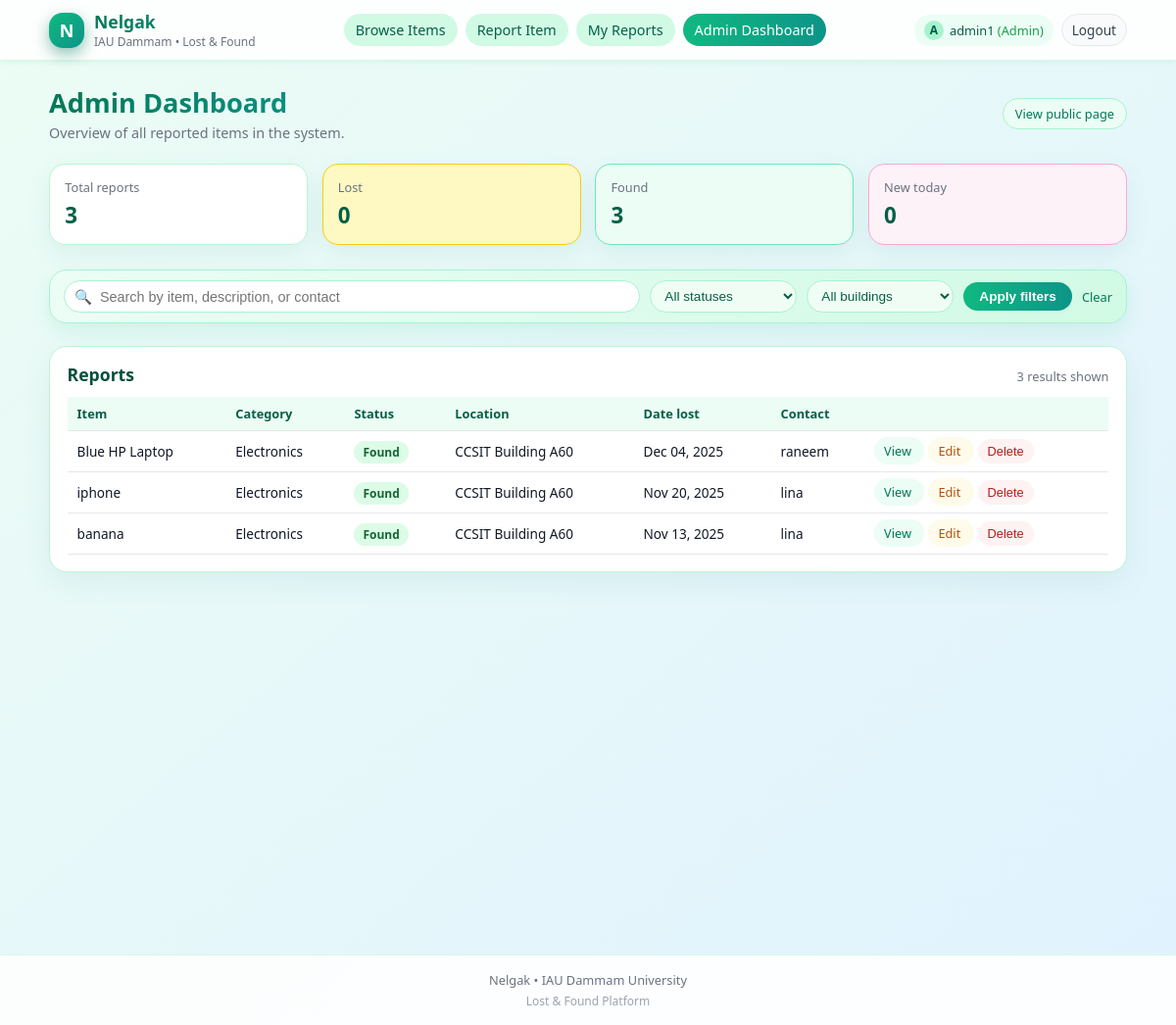
The page /admin-dashboard/ (signed in) on the database as committed earlier.
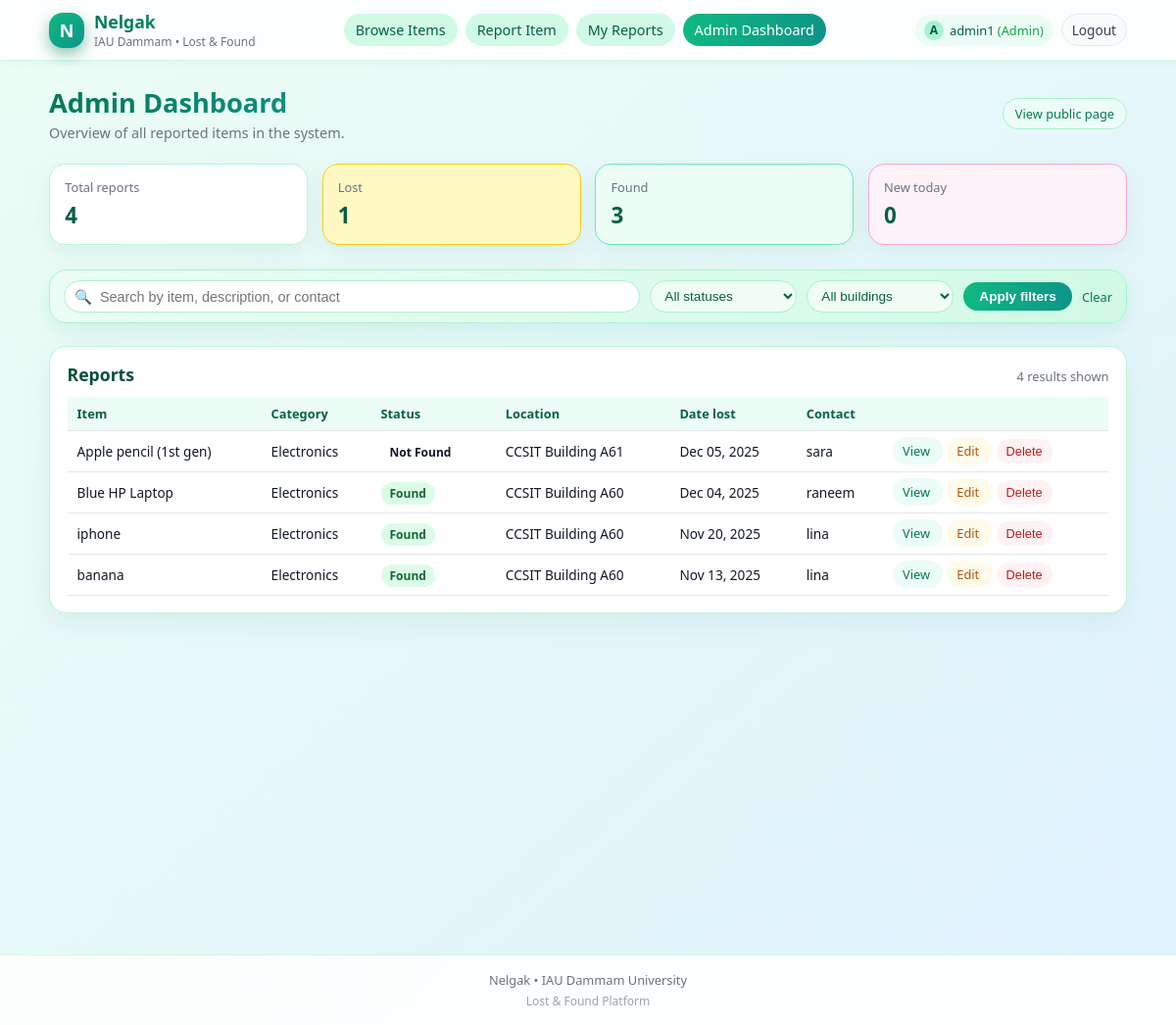
The same page on the database as committed later.
### lostandfound/models.py (models this page shows, shortened)
class LostItem(models.Model):
    CATEGORY_CHOICES = [
        ('Electronics', 'Electronics'),
        ('Jewelry', 'Jewelry'),
        ('Clothing', 'Clothing'),
        ('Bags', 'Bags'),
        ('Keys', 'Keys'),
        ('Documents', 'Documents'),
        ('Pets', 'Pets'),
        ('Sports Equipment', 'Sports Equipment'),
        ('Other', 'Other'),
    ]
    LOCATION_CHOICES = [
        ('CCSIT Building A60', 'CCSIT Building A60'),
        ('CCSIT Building A61', 'CCSIT Building A61'),
    ]
    STATUS_CHOICES = [
        ('not_found', 'Not Found'),
        ('found', 'Found'),
    ]
    item_name = models.CharField(max_length=100)
    description = models.TextField(blank=True)
    building_number = models.CharField(max_length=10, default='A60')
    category = models.CharField(max_length=50, choices=CATEGORY_CHOICES)
    location_lost = models.CharField(max_length=50, choices=LOCATION_CHOICES)
    date_lost = models.DateField()
    status = models.CharField(
        max_length=20,
        choices=STATUS_CHOICES,
        default='not_found'
    )
    college = models.CharField(
        max_length=50,
        default='CCIS',
        blank=True
    )
    reported_by = models.ForeignKey(
        User,
        on_delete=models.SET_NULL,
        null=True,
        blank=True,
        related_name='lost_items'
    )
    security_question = models.CharField(max_length=255)
    security_answer = models.CharField(max_length=255)
    image = models.ImageField(upload_to='item_images/', blank=True, null=True)
    contact_name = models.CharField(max_length=100)
    contact_email = models.EmailField(blank=True)
    contact_phone = models.CharField(max_length=20, blank=True)
    created_at = models.DateTimeField(auto_now_add=True)

### lostandfound/views.py (the view)
# urls.py: path('admin-dashboard/', views.admin_dashboard, name='admin_dashboard'),
@staff_member_required   # only staff / superuser can access
def admin_dashboard(request):
    reports = LostItem.objects.all().order_by('-date_lost')  # or '-id' if you prefer
    q = request.GET.get('q', '').strip()
    status = request.GET.get('status', '').strip()
    building = request.GET.get('building', '').strip()
    if q:
        reports = reports.filter(
            Q(item_name__icontains=q) |
            Q(description__icontains=q) |
            Q(contact_name__icontains=q)
        )
    if status and status != 'all':
        if status == 'lost':
            reports = reports.filter(status='not_found')
        else:
            reports = reports.filter(status=status)
    if building and building != 'all':
        reports = reports.filter(location_lost__icontains=building)
    today = timezone.now().date()
    context = {
        "reports": reports,
        "total_reports": LostItem.objects.count(),
        "lost_reports": LostItem.objects.filter(status="not_found").count(),
        "found_reports": LostItem.objects.filter(status="found").count(),
        "today_reports": LostItem.objects.filter(date_lost=today).count(),
    }
    return render(request, "admin_dashboard.html", context)

### lostandfound/templates/admin_dashboard.html (shortened to what this page needs)
{% extends "base.html" %}
{% block content %}
<div class="page admin-page">
  <div class="admin-header">
    <div>
      <h1>Admin Dashboard</h1>
      <p>Overview of all reported items in the system.</p>
    </div>
    <a href="{% url 'home' %}" class="admin-header-link">View public page</a>
  </div>
  <div class="admin-stats-grid">
    <div class="admin-stat-card">
      <p class="label">Total reports</p>
      <p class="value">{{ total_reports }}</p>
    </div>
    <div class="admin-stat-card lost">
      <p class="label">Lost</p>
      <p class="value">{{ lost_reports }}</p>
    </div>
    <div class="admin-stat-card found">
      <p class="label">Found</p>
      <p class="value">{{ found_reports }}</p>
    </div>
    <div class="admin-stat-card today">
      <p class="label">New today</p>
      <p class="value">{{ today_reports }}</p>
    </div>
  </div>
  <div class="admin-filters-wrapper">
    <form method="get" class="admin-filters-form">
      <div class="row">
        <div class="search">
          <span class="icon">🔍</span>
          <input type="text"
                 name="q"
                 placeholder="Search by item, description, or contact"
                 value="{{ request.GET.q }}">
        </div>
        <select name="status" class="select">
          <option value="all" {% if request.GET.status == 'all' or not request.GET.status %}selected{% endif %}>
            All statuses
          </option>
        </select>
        <select name="building" class="select">
          <option value="all" {% if request.GET.building == 'all' or not request.GET.building %}selected{% endif %}>
            All buildings
          </option>
        </select>
        <button type="submit" class="btn-apply">Apply filters</button>
        <a href="{% url 'admin_dashboard' %}" class="btn-clear">Clear</a>
      </div>
    </form>
  </div>
  <div class="admin-table-card">
    <div class="table-header">
      <h2>Reports</h2>
      <p>{{ reports|length }} result{% if reports|length != 1 %}s{% endif %} shown</p>
    </div>
    {% if reports %}
      <div class="table-scroll">
        <table class="reports-table">
          <thead>
            <tr>
              <th>Item</th>
              <th>Category</th>
              <th>Status</th>
              <th>Location</th>
              <th>Date lost</th>
              <th>Contact</th>
              <th></th>
            </tr>
          </thead>
          <tbody>
            {% for item in reports %}
              <tr>
                <td>{{ item.item_name }}</td>
                <td>{{ item.category }}</td>
                <td>
                  <span class="status-badge {{ item.status }}">
                    {{ item.get_status_display }}
                  </span>
                </td>
                <td>{{ item.location_lost }}</td>
                <td>{{ item.date_lost|date:"M d, Y" }}</td>
                <td>{{ item.contact_name }}</td>
                <td>
                  <a href="{% url 'item_detail' item.pk %}" class="btn-small">
                    View
                  </a>
                  <a href="{% url 'edit_item' item.pk %}" class="btn-small2">
                    Edit
                  </a>
                  <form method="POST" action="{% url 'delete_item' item.pk %}"
                        style="display:inline-block;"
                        onsubmit="return confirm('Are you sure you want to delete this item? This cannot be undone.');">
                    <button type="submit" class="btn-delete"
                            >
                      Delete
                    </button>
                  </form>
                </td>
              </tr>
            {% endfor %}
          </tbody>
        </table>
      </div>
    {% else %}
      <p class="empty-state">No reports found for these filters.</p>
    {% endif %}
  </div>
</div>
{% endblock %}

Rows that differ between the two databases and show on the page:
added LostItem: item_name "Apple pencil (1st gen)", category "Electronics", status "Not Found", location_lost "CCSIT Building A61", date_lost "Dec 05, 2025", contact_name "sara"
Other text that changed with them:
{{ total_reports }}: "3" → "4"
{{ lost_reports }}: "0" → "1"
{{ reports|length }}: "3" → "4"
